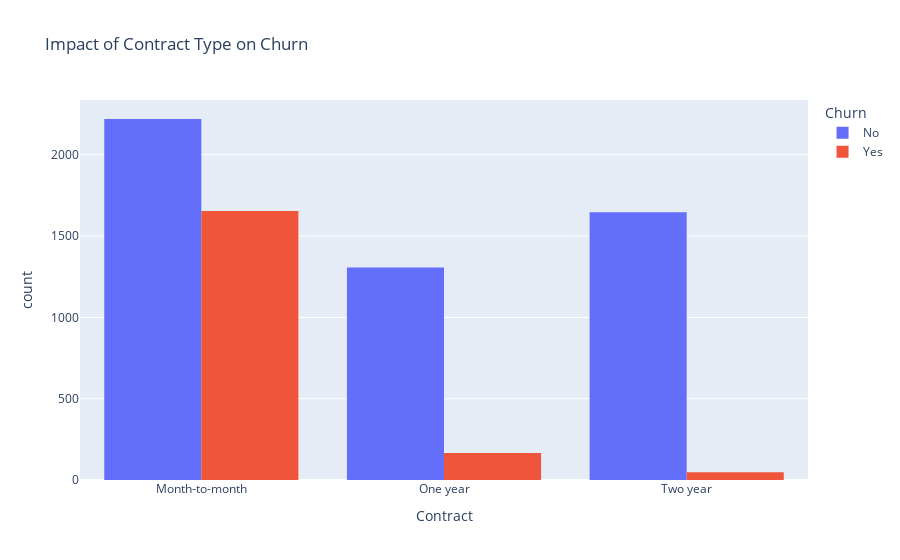

Notebook code cell kept with this figure:
### Code cell
# Impact of Contract Type on Churn
fig = px.histogram(churn_pd_df, x="Contract", color="Churn", barmode='group', title = 'Impact of Contract Type on Churn') 
fig.show()

### Figure 1 — Plotly figure (JSON) as saved in the notebook; plotly's stock layout.template omitted (floating-point values rounded to 4 significant figures; data arrays with more than 128 entries replaced by an {"elided": "..."} marker saying what was removed)
{"data": [{"alignmentgroup": "True", "bingroup": "x", "hovertemplate": "Churn=No<br>Contract=%{x}<br>count=%{y}<extra></extra>", "legendgroup": "No", "marker": {"color": "#636efa"}, "name": "No", "offsetgroup": "No", "orientation": "v", "showlegend": true, "type": "histogram", "x": {"elided": "5174 str values"}, "xaxis": "x", "yaxis": "y"}, {"alignmentgroup": "True", "bingroup": "x", "hovertemplate": "Churn=Yes<br>Contract=%{x}<br>count=%{y}<extra></extra>", "legendgroup": "Yes", "marker": {"color": "#EF553B"}, "name": "Yes", "offsetgroup": "Yes", "orientation": "v", "showlegend": true, "type": "histogram", "x": {"elided": "1869 str values"}, "xaxis": "x", "yaxis": "y"}], "layout": {"barmode": "group", "legend": {"title": {"text": "Churn"}, "tracegroupgap": 0}, "title": {"text": "Impact of Contract Type on Churn"}, "xaxis": {"anchor": "y", "domain": [0, 1], "title": {"text": "Contract"}}, "yaxis": {"anchor": "x", "domain": [0, 1], "title": {"text": "count"}}}}
